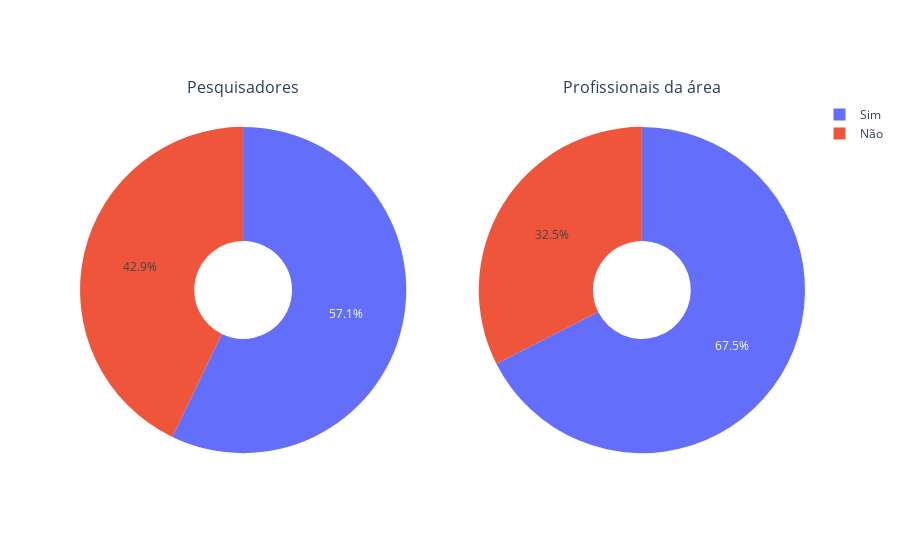

The cell this chart's notebook holds for it:
### Code cell
import plotly.graph_objects as go
from plotly.subplots import make_subplots

fig = make_subplots(rows=1, cols=2, specs=[[{'type':'domain'}, {'type':'domain'}]],
                    subplot_titles=['Pesquisadores', 'Profissionais da área'])

fig.add_trace(go.Pie(labels=['Sim','Não'], 
                             values=[92,69], hole=.3, name = 'Pesquisadores'),1,1) #pesquisador

fig.add_trace(go.Pie(labels=['Sim','Não'], 
                             values=[129,62], hole=.3, name = 'Trabalhadores da área'),1,2) #workers



fig.show()

### Figure 1 — Plotly figure (JSON) as saved in the notebook; plotly's stock layout.template omitted (floating-point values rounded to 4 significant figures)
{"data": [{"domain": {"x": [0, 0.45], "y": [0, 1]}, "hole": 0.3, "labels": ["Sim", "Não"], "name": "Pesquisadores", "type": "pie", "values": [92, 69]}, {"domain": {"x": [0.55, 1], "y": [0, 1]}, "hole": 0.3, "labels": ["Sim", "Não"], "name": "Trabalhadores da área", "type": "pie", "values": [129, 62]}], "layout": {"annotations": [{"font": {"size": 16}, "showarrow": false, "text": "Pesquisadores", "x": 0.225, "xanchor": "center", "xref": "paper", "y": 1, "yanchor": "bottom", "yref": "paper"}, {"font": {"size": 16}, "showarrow": false, "text": "Profissionais da área", "x": 0.775, "xanchor": "center", "xref": "paper", "y": 1, "yanchor": "bottom", "yref": "paper"}]}}
